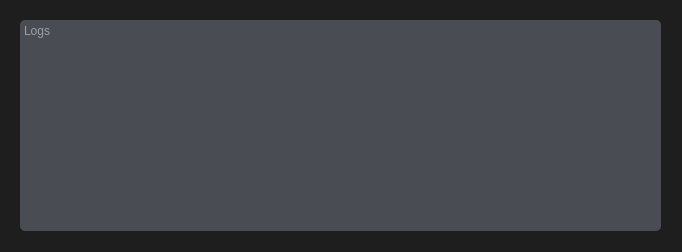
<?xml version="1.0" encoding="UTF-8"?>
<ui version="4.0">
 <class>MainWindow</class>
 <widget class="QMainWindow" name="MainWindow">
  <property name="geometry">
   <rect>
    <x>0</x>
    <y>0</y>
    <width>682</width>
    <height>252</height>
   </rect>
  </property>
  <property name="minimumSize">
   <size>
    <width>682</width>
    <height>252</height>
   </size>
  </property>
  <property name="maximumSize">
   <size>
    <width>682</width>
    <height>252</height>
   </size>
  </property>
  <property name="windowTitle">
   <string>Downloading</string>
  </property>
  <property name="styleSheet">
   <string notr="true">QWidget{
	background-color: rgb(30, 30, 30);
}
</string>
  </property>
  <widget class="QWidget" name="centralwidget">
   <widget class="QTextBrowser" name="logs_box">
    <property name="geometry">
     <rect>
      <x>20</x>
      <y>20</y>
      <width>641</width>
      <height>211</height>
     </rect>
    </property>
    <property name="minimumSize">
     <size>
      <width>0</width>
      <height>0</height>
     </size>
    </property>
    <property name="maximumSize">
     <size>
      <width>1000</width>
      <height>1000</height>
     </size>
    </property>
    <property name="styleSheet">
     <string notr="true">background-color: rgb(74, 76, 83);
border-radius: 5px;	
color: rgb(242, 242, 242);</string>
    </property>
    <property name="html">
     <string>&lt;!DOCTYPE HTML PUBLIC &quot;-//W3C//DTD HTML 4.0//EN&quot; &quot;http://www.w3.org/TR/REC-html40/strict.dtd&quot;&gt;
&lt;html&gt;&lt;head&gt;&lt;meta name=&quot;qrichtext&quot; content=&quot;1&quot; /&gt;&lt;style type=&quot;text/css&quot;&gt;
p, li { white-space: pre-wrap; }
&lt;/style&gt;&lt;/head&gt;&lt;body style=&quot; font-family:'MS Shell Dlg 2'; font-size:8.25pt; font-weight:400; font-style:normal;&quot;&gt;
&lt;p style=&quot;-qt-paragraph-type:empty; margin-top:0px; margin-bottom:0px; margin-left:0px; margin-right:0px; -qt-block-indent:0; text-indent:0px;&quot;&gt;&lt;br /&gt;&lt;/p&gt;&lt;/body&gt;&lt;/html&gt;</string>
    </property>
    <property name="acceptRichText">
     <bool>false</bool>
    </property>
    <property name="textInteractionFlags">
     <set>Qt::TextSelectableByMouse</set>
    </property>
    <property name="placeholderText">
     <string>Logs</string>
    </property>
   </widget>
  </widget>
 </widget>
 <resources/>
 <connections/>
</ui>
